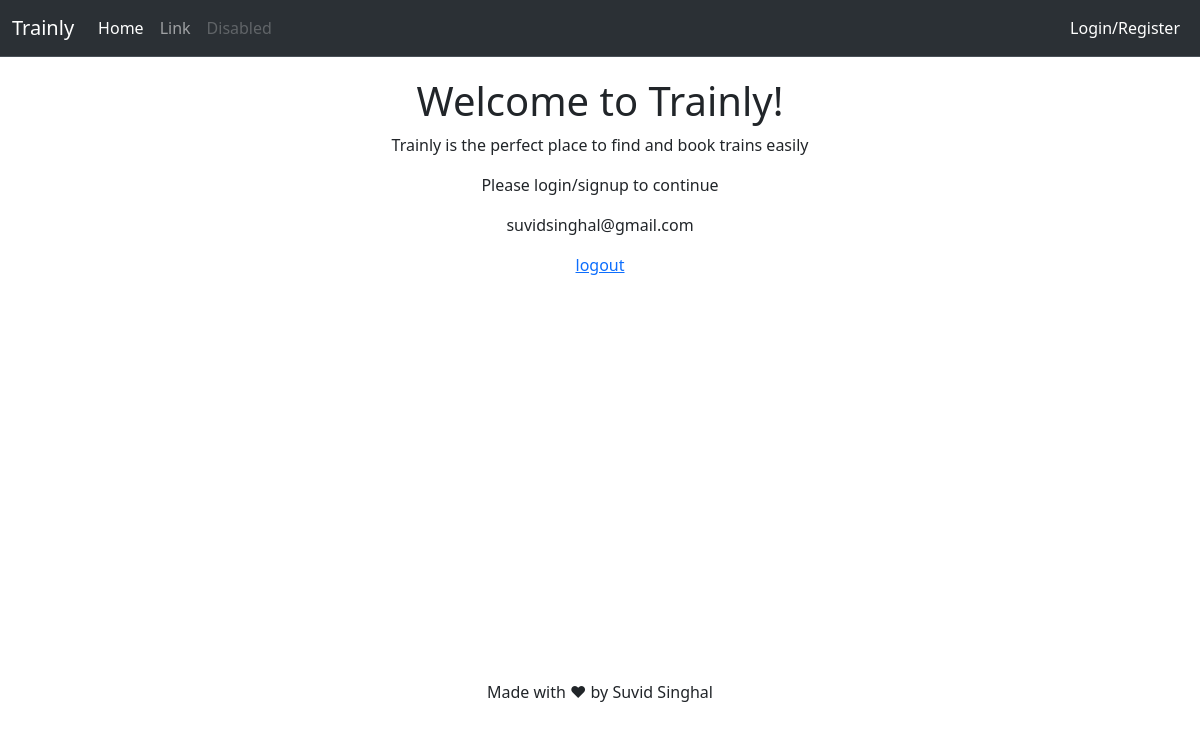
The page / (signed in) on the database as committed earlier.
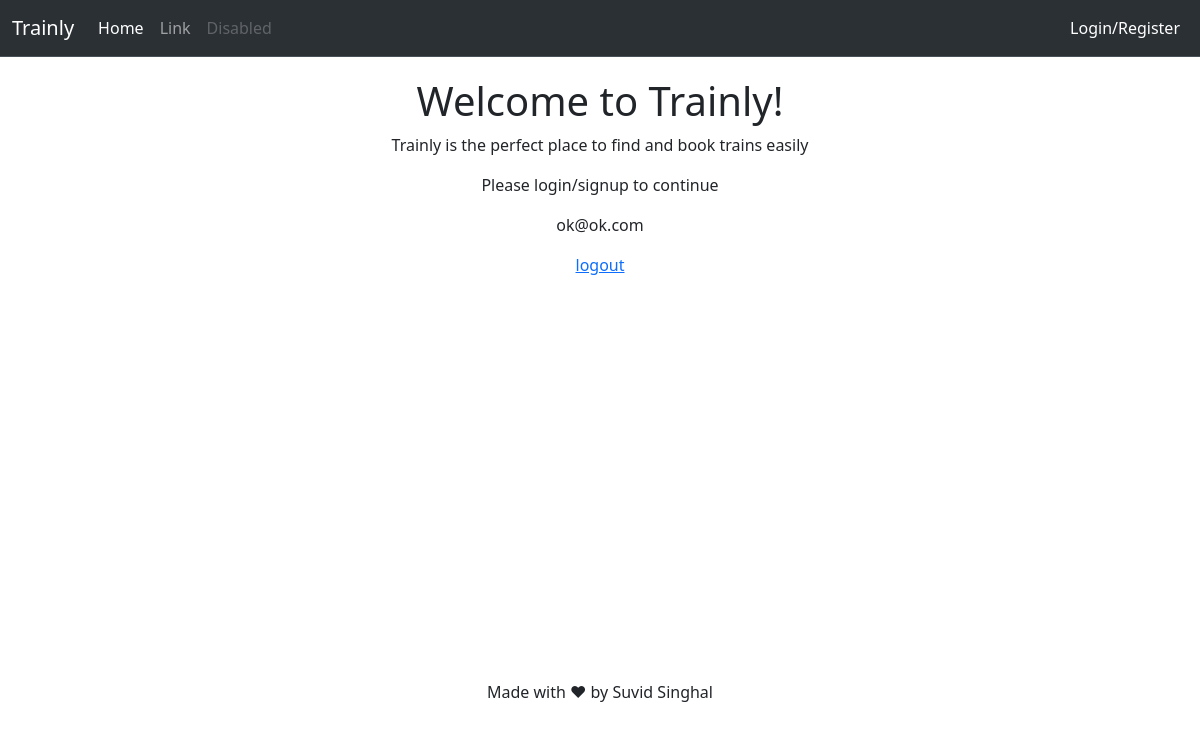
The same page on the database as committed later.
### app/models.py (models this page shows, shortened)
class CustomUser(AbstractUser):
    class Meta:
        verbose_name_plural = 'Users'
    username = models.CharField(max_length=50, unique=True, primary_key=True)
    name = models.CharField(max_length=50)
    email = models.EmailField(unique=True)
    wallet = models.FloatField(default=0)
    is_staff=models.BooleanField(default=False)
    USERNAME_FIELD = 'username'
    REQUIRED_FIELDS = ['email', 'name']

### app/views.py (the view)
# urls.py: path("", views.home,name='home'),
def home(request):
    print(models.TrainStops.objects.filter(number_id=2))
    return render(request,"index.html")

### app/templates/index.html
{% extends "base.html" %}
{% block body %}
    <div class="content">
        <h1>Welcome to Trainly!</h1>
        <p>Trainly is the perfect place to find and book trains easily</p>
        <p>Please login/signup to continue</p>
        {% load socialaccount %}
    {% if user.is_authenticated %}
        <p>{{user.email}}</p>
        <a href="logout">logout</a>
    {% endif %}
    </div>
{% endblock %}

Rows that differ between the two databases and show on the page:
changed CustomUser: email "suvidsinghal@gmail.com" → "ok@ok.com"
